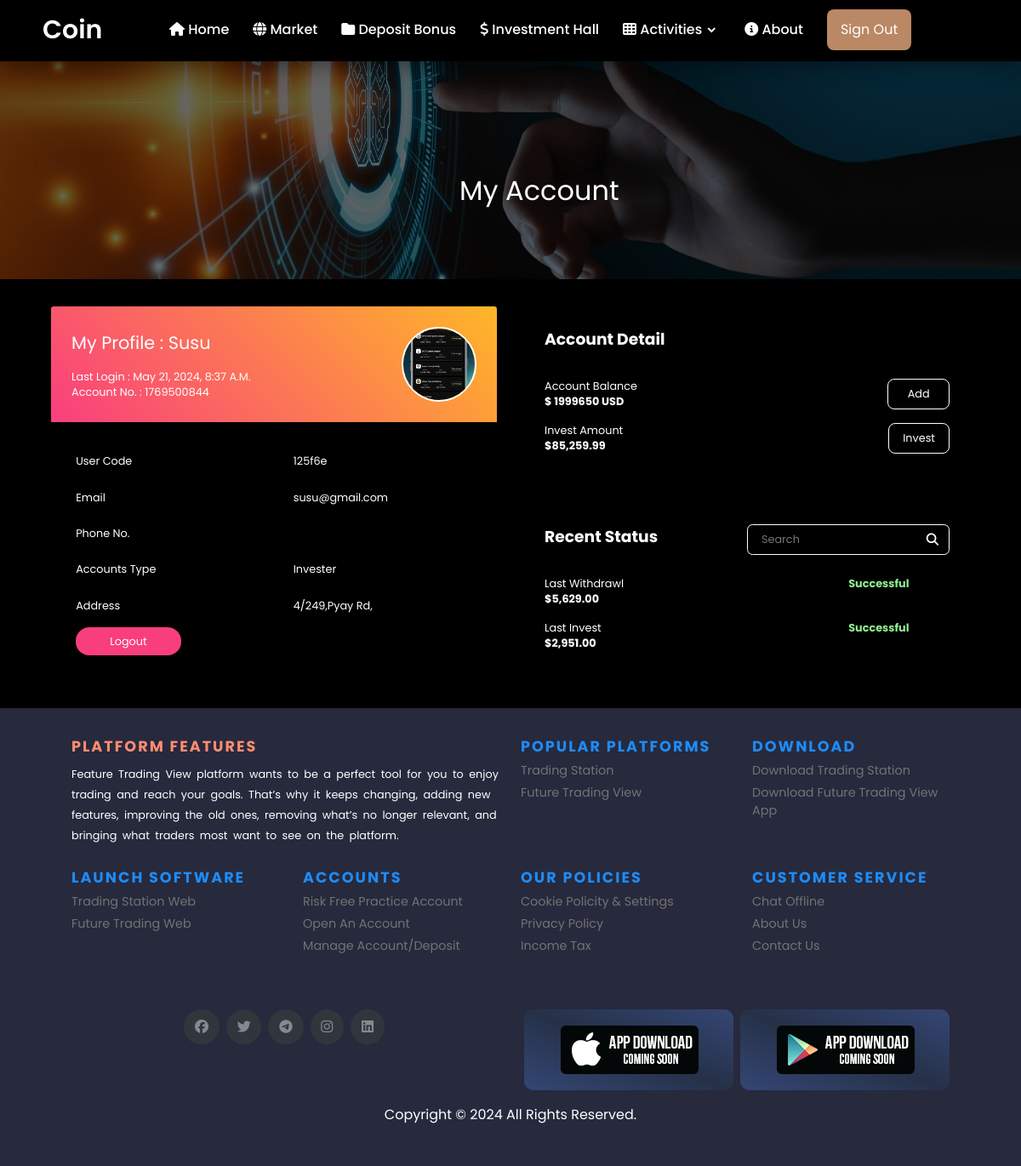
The app's page /customer/account/ (signed in), older data.
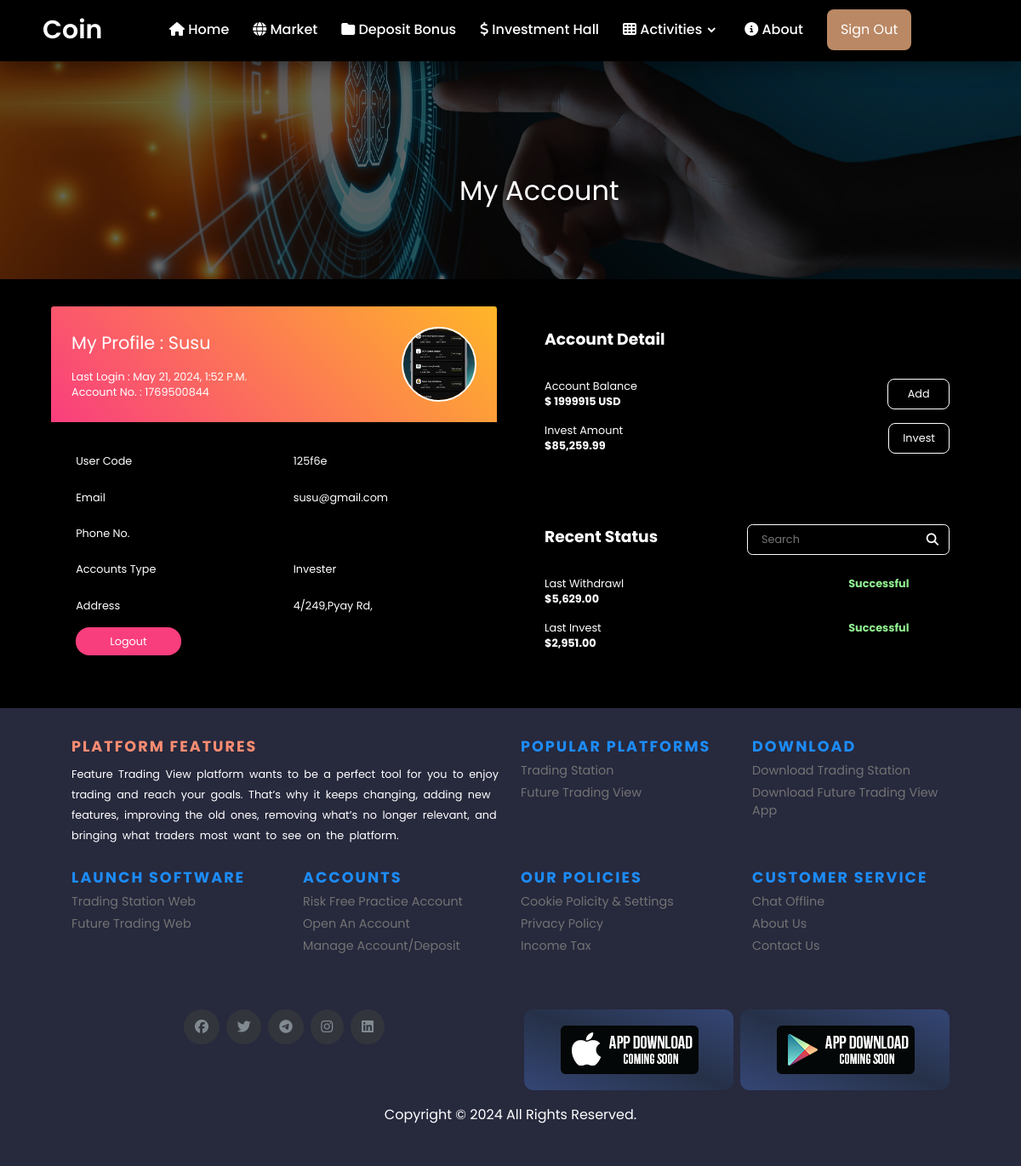
The same page, newer data.
### account/models.py (models this page shows)
class User(AbstractBaseUser, PermissionsMixin):
    ADMIN = 'admin'
    MANAGER = 'manager'
    INVESTER = 'invester'
    ROLES_CHOICES = (
        (ADMIN, 'Admin'),
        (MANAGER, 'Manager'),
        (INVESTER,'Invester'),
    )
    id = models.UUIDField(primary_key=True, default=uuid.uuid4, editable=False)
    account_number = models.BigIntegerField(default=None,null=True,blank=True)
    email = models.EmailField(unique=True)
    name = models.CharField(max_length=255, blank=True, default='')
    role = models.CharField(max_length=20, choices=ROLES_CHOICES, default=INVESTER)
    phone = PhoneNumberField(null=True,blank=True)
    profile = models.ImageField(default=None,null=True,blank=True)
    address = models.TextField(default=None,null=True,blank=True)
    is_active = models.BooleanField(default=True)
    is_superuser = models.BooleanField(default=False)
    is_staff = models.BooleanField(default=False)
    date_joined = models.DateTimeField(default=timezone.now)
    last_login = models.DateTimeField(blank=True, null=True)
    objects = CustomUserManager()
    USERNAME_FIELD = 'email'
    EMAIL_FIELD = 'email'
    REQUIRED_FIELDS = ['name']

### customer/models.py (models this page shows)
class CoinModel(models.Model):
    customer = models.ForeignKey('account.User',on_delete=models.CASCADE,default=None)
    coin_type = models.ForeignKey(CoinTypeModel,on_delete=models.CASCADE,default=None)
    network_type = models.ForeignKey(NetworkModel,on_delete=models.CASCADE,default=None)
    quantity = models.IntegerField(default=0)
    time = models.DateTimeField(default=datetime.now)

### myadmin/models.py (models this page shows)
class CoinTypeModel(models.Model):
    type = models.CharField(max_length=200)
    time = models.DateTimeField(default=datetime.now)
    def __str__(self):
        return self.type

### customer/views.py (the view)
# urls.py: path('account/',views.Account),
@login_required(login_url='/account/login/')
def Account(request):
    user = User.objects.get(id = request.user.id)
    user.id = user.id.hex[:6]
    try:
        coin = CoinModel.objects.get(customer_id = request.user.id)
    except Exception as e:
        coin = None
    return render(request,'account.html',{"user":user,"coin":coin})

### customer/templates/account.html (shortened to what this page needs)
{% extends 'customer_base.html' %}
{% load static %}
{% block content %}
<section class="account">
    <div class="image">
        <img src="{% static 'images/accountpage.jpg' %}">
        <p>My Account</p>
    </div>
    <div class="account-container">
        <div class="profile-box">
            <div class="myprofile">
                <div class="about">
                    <span>My Profile : {{user.name}}</span>
                    <p>Last login : {{user.last_login}}</p>
                    <p>Account no. : {{user.account_number}}</p>
                </div>
                <div class="profile">
                    <img src="{{user.profile.url}}">
                </div>
            </div>
            <table>
                <tr>
                    <td>User Code</td>
                    <td>{{user.id}}</td>
                </tr>
                <tr>
                    <td>Email</td>
                    <td>{{user.email}}</td>
                </tr>
                <tr>
                    <td>Phone No.</td>
                    <td>{{user.phone}}</td>
                </tr>
                <tr>
                    <td>Accounts Type</td>
                    <td style="text-transform: capitalize;">{{user.role}}</td>
                </tr>
                <tr>
                    <td>Address</td>
                    <td>{{user.address}}</td>
                </tr>
                <tr>
                    <td><a href="/account/logout/">Logout</a></td>
                </tr>
            </table>
        </div>
        <div class="data-box">
            <div class="detail-box">
                <h3>Account Detail</h3>
                <div class="sector">
                    <div class="balance">
                        <p>Account Balance</p>
                        <p>
                            <strong>
                                {% if coin %}
                                $ {{coin.quantity}} {{coin.coin_type}}
                                {% else %}
                                $ 0
                                {% endif %}
                            </strong>
                        </p>
                    </div>
                    <a href="/customer/deposit/" style="padding:.5rem 1.4rem;">Add</a>
                </div>
                <div class="sector">
                    <div class="balance">
                        <p>Invest amount</p>
                        <p><strong>$85,259.99</strong></p>
                    </div>
                    <a href="#" style="padding:.5rem 1rem;">Invest</a>
                </div>
            </div>
            <div class="detail-box">
                <div class="top-box">
                    <h3>Recent Status</h3>
                    <form class="search-form">
                        <input type="search" placeholder="search">
                        <i class="fas fa-search"></i>
                    </form>
                </div>
                <div class="sector">
                    <div class="balance">
                        <p>Last withdrawl</p>
                        <p><strong>$5,629.00</strong></p>
                    </div>
                    <span>Successful</span>
                </div>
                <div class="sector">
                    <div class="balance">
                        <p>Last invest</p>
                        <p><strong>$2,951.00</strong></p>
                    </div>
                    <span>Successful</span>
                </div>
            </div>
        </div>
    </div>
</section>
{% endblock %}

### templates/customer_base.html (shortened to what this page needs)
<!DOCTYPE html>
<html lang="en">
{% load static %}
<head>
    <link rel="stylesheet" type="text/css" href="{% static 'css/style.css' %}">
    <link rel="stylesheet" type="text/css" href="{% static 'css/room.css' %}">
    <link href='https://unpkg.com/boxicons@2.1.4/css/boxicons.min.css' rel='stylesheet'>
    <link rel="stylesheet" href="https://cdnjs.cloudflare.com/ajax/libs/font-awesome/6.5.1/css/all.min.css"
 />
</head>
<body>
    {% include 'header.html' %}
    {% block content %}{% endblock %}
    {% include 'footer.html' %}
</body>
</html>

### templates/header.html (shortened to what this page needs)
<nav>
    <div class="navbar">
        <div class="logo"><a href="#">Coin</a></div>
        <div class="nav-links">
            <ul class="links">
                <li><a href="/" class="nouser"><i class="fas fa-home"></i> home</a></li>
                <li><a href="/customer/market/" class="nouser"><i class="fas fa-globe"></i> market</a></li>
                <li><a href="/customer/deposit_bonus/" class="nouser"><i class="fas fa-folder"></i> deposit bonus</a></li>
                <li><a href="/customer/room/" class="nouser"><i class="fas fa-usd"></i> investment hall</a></li>
                <li>
                    <a href="#" class="nouser"><i class="fas fa-th"></i> activities</a>
                    <i class="bx bxs-chevron-down arrow htmlcss-arrow"></i>
                </li>
                <li><a href="#" class="nouser"><i class="fas fa-info-circle"></i> about</a></li>
                {% if user.is_authenticated %}
                <li><a href="/account/logout/" class="user">sign out</a></li>
                {% else %}
                <li><a href="/account/login/" class="user">sign in</a></li>
                <li><a href="/account/register/" class="user">sign up</a></li>
                {% endif %}
            </ul>
        </div>
    </div>
</nav>

### templates/footer.html (shortened to what this page needs)
{% load static %}
<section class="footer">
    <div class="footer-container">
        <div class="box">
            <h5>PLATFORM FEATURES</h5>
            <p>Feature Trading View platform wants to be a perfect tool for you to enjoy trading and reach your goals. That’s why it keeps changing, adding new features, improving the old ones, removing what’s no longer relevant, and bringing what traders most want to see on the platform.</p>
        </div>
        <div class="footer-box">
            <div class="sub-box">
                <h5>POPULAR PLATFORMS</h5>
                <a href="#">Trading Station</a>
                <a href="#">Future Trading View</a>
            </div>
            <div class="sub-box">
                <h5>DOWNLOAD</h5>
                <a href="#">Download Trading Station</a>
                <a href="#">Download Future Trading View App</a>
            </div>
        </div>
        <div class="footer-box">
            <div class="sub-box">
                <h5>LAUNCH SOFTWARE</h5>
                <a href="#">Trading Station Web</a>
                <a href="#">Future Trading Web</a>
            </div>
            <div class="sub-box">
                <h5>ACCOUNTS</h5>
                <a href="#">Risk Free Practice Account</a>
                <a href="#">Open an Account</a>
                <a href="#">Manage Account/Deposit</a>
            </div>
        </div>
        <div class="footer-box">
            <div class="sub-box">
                <h5>OUR POLICIES</h5>
                <a href="#">Cookie Policity & Settings</a>
                <a href="#">Privacy Policy</a>
                <a href="#">Income Tax</a>
            </div>
            <div class="sub-box">
                <h5>CUSTOMER SERVICE</h5>
                <a href="#">Chat Offline</a>
                <a href="#">About Us</a>
                <a href="#">Contact Us</a>
            </div>
        </div>
    </div>
    <div class="social">
        <div class="icons">
            <a href="#"><i class="fa-brands fa-facebook facebook"></i></a>
            <a href="#"><i class="fa-brands fa-twitter twitter"></i></a>
            <a href="#"><i class="fa-brands fa-telegram telegram"></i></a>
            <a href="#"><i class="fa-brands fa-instagram instagram"></i></a>
            <a href="#"><i class="fa-brands fa-linkedin linkedin"></i></a>
        </div>
        <div class="download">
            <a href="#">
                <img src="{% static 'images/appdownload1.png' %}">
            </a>
            <a href="#">
                <img src="{% static 'images/appdownload2.png' %}">
            </a>
        </div>
    </div>
    <p class="copyright" >Copyright © 2024 All Rights Reserved.</p>
</section>

### static/css/room.css (style rules this page uses)
* { font-family: 'Poppins',sans-serif; margin:0;padding:0; box-sizing: border-box; text-decoration: none; outline:none;border:none; text-transform: capitalize; transition: all .2s linear; background:none; }
section { padding:2rem 7%; }
@media (max-width:1200px) { section { padding:2rem 4%; } }

Row changes from the older to the newer data that the page shows:
changed CoinModel "USD": quantity "1999650" → "1999915"
Text that changed along with them:
{{ user.last_login }}: "May 21, 2024, 8:37 A.m." → "May 21, 2024, 1:52 P.m."
